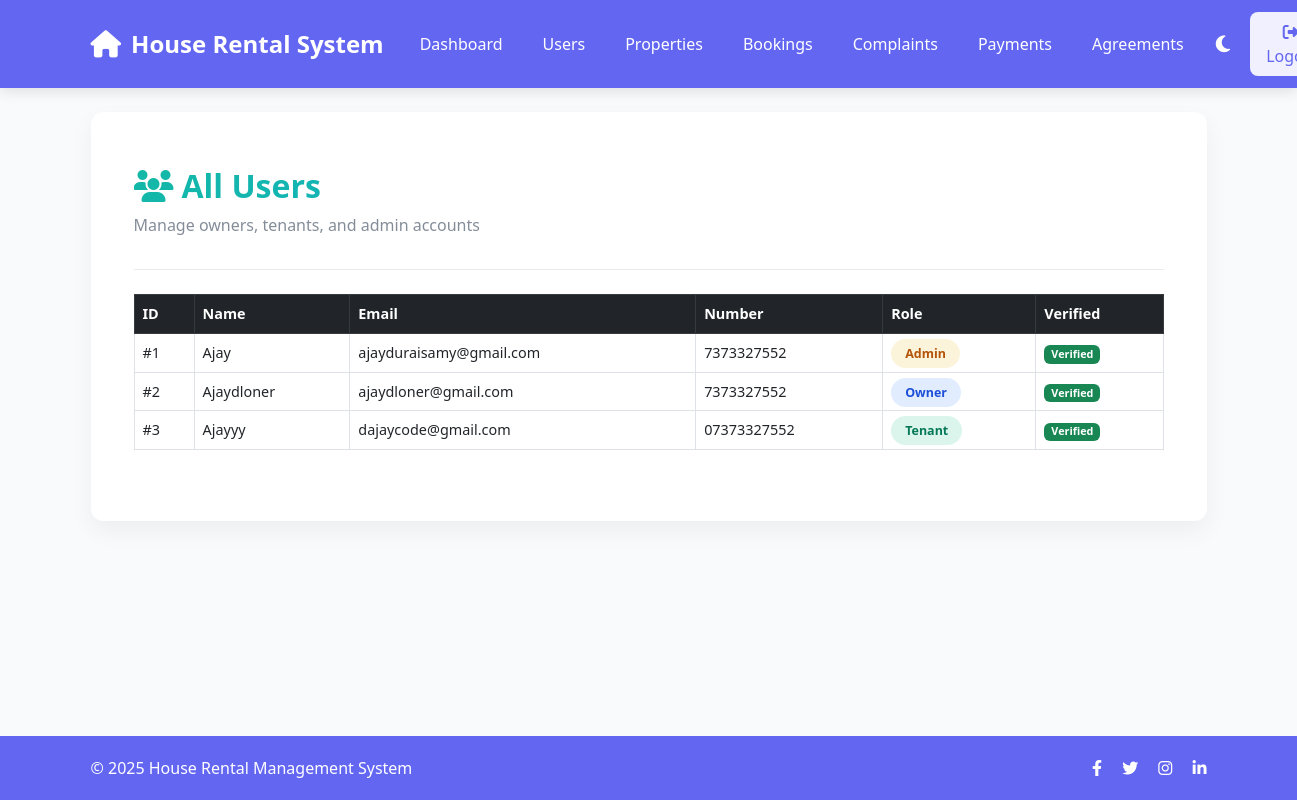
Page /admin/users (signed in) on the committed database.
### tables this page shows
CREATE TABLE users (
        id INTEGER PRIMARY KEY AUTOINCREMENT,
        name TEXT,
        email TEXT UNIQUE,
        password TEXT,
        number TEXT,
        role TEXT,
        otp TEXT,
        is_verified INTEGER DEFAULT 0
    );

### app.py (the view)
@app.route("/admin/users")
def admin_users():
    if session.get("role") != "admin":
        return redirect(url_for("login"))
    conn = get_db()
    users = conn.execute("SELECT * FROM users").fetchall()
    conn.close()
    return render_template("admin_users.html", users=users)

### app.py (called while the page is built)
def get_db():
    conn = sqlite3.connect(os.path.join(BASE_DIR, "rental.db"))
    conn.row_factory = sqlite3.Row
    return conn

### templates/admin_users.html (shortened to what this page needs)
{% extends "base.html" %}
{% block content %}
<link rel="stylesheet" href="https://cdnjs.cloudflare.com/ajax/libs/font-awesome/6.4.0/css/all.min.css">
<div class="container py-4">
    <div class="page-header">
        <h2 class="page-title">
            <i class="fas fa-users me-2"></i>All Users
        </h2>
        <p style="opacity: 0.6;">Manage owners, tenants, and admin accounts</p>
    </div>
    {% if users %}
    <div class="table-responsive">
        <table class="table table-bordered table-hover align-middle">
            <thead class="table-dark">
                <tr>
                    <th>ID</th>
                    <th>Name</th>
                    <th>Email</th>
                    <th>Number</th>
                    <th>Role</th>
                    <th>Verified</th>
                </tr>
            </thead>
            <tbody>
                {% for u in users %}
                <tr>
                    <td>#{{ u.id }}</td>
                    <td>{{ u.name }}</td>
                    <td>{{ u.email }}</td>
                    <td>{{ u.number }}</td>
                    <td>
                        {% if u.role == "admin" %}
                        <span class="role-badge role-admin">Admin</span>
                        {% elif u.role == "owner" %}
                        <span class="role-badge role-owner">Owner</span>
                        {% else %}
                        <span class="role-badge role-user">Tenant</span>
                        {% endif %}
                    </td>
                    <td>
                        {% if u.is_verified == 1 %}
                        <span class="badge bg-success">Verified</span>
                        {% else %}
                        <span class="badge bg-danger">Not Verified</span>
                        {% endif %}
                    </td>
                </tr>
                {% endfor %}
            </tbody>
        </table>
    </div>
    {% else %}
    <div class="text-center py-5">
        <i class="far fa-folder-open fa-4x mb-3" style="opacity:0.4;"></i>
        <h4>No Users Found</h4>
        <p style="opacity:0.6;">No registered users available.</p>
    </div>
    {% endif %}
</div>
{% endblock %}

### templates/base.html (style rules this page uses)
:root { --primary-color: #6366f1; --primary-dark: #4f46e5; --secondary-color: #f8fafc; --dark-bg: #0f172a; --dark-card: #1e293b; --dark-text: #e2e8f0; --light-bg: #f8fafc; --light-card: #ffffff; --light-text: #334155; --border-radius: 12px; --transition: all 0.3s ease; }
[data-theme="light"] { --bg-color: var(--light-bg); --card-bg: var(--light-card); --text-color: var(--light-text); --navbar-bg: var(--primary-color); --footer-bg: var(--primary-color); }
body { background-color: var(--bg-color); color: var(--text-color); transition: var(--transition); min-height: 100vh; display: flex; flex-direction: column; }

### templates/admin_users.html (style rules this page uses)
.page-header { margin-bottom: 1.5rem; padding-bottom: 1rem; border-bottom: 1px solid rgba(128, 128, 128, 0.15); }
.page-title { font-weight: 800; background: linear-gradient(135deg, #14b8a6, #0ea5e9); -webkit-background-clip: text; -webkit-text-fill-color: transparent; }
.role-badge { padding: 6px 14px; border-radius: 20px; font-weight: 600; font-size: 0.78rem; }
.role-admin { background: rgba(234, 179, 8, 0.15); color: #b45309; }
.role-owner { background: rgba(59, 130, 246, 0.15); color: #1d4ed8; }
.role-user { background: rgba(16, 185, 129, 0.15); color: #047857; }
table th { font-weight: 700; font-size: 0.9rem; }
table td { font-size: 0.9rem; }

### rows in the picture
users: id "1", name "Ajay", email "ajayduraisamy@gmail.com", number "7373327552", role "Admin", is_verified "Verified"
users: id "2", name "Ajaydloner", email "ajaydloner@gmail.com", number "7373327552", role "Owner", is_verified "Verified"
users: id "3", name "Ajayyy", email "dajaycode@gmail.com", number "07373327552", role "Tenant", is_verified "Verified"

### other values in the picture
{{ current_year if current_year else "2025" }} "2025"
